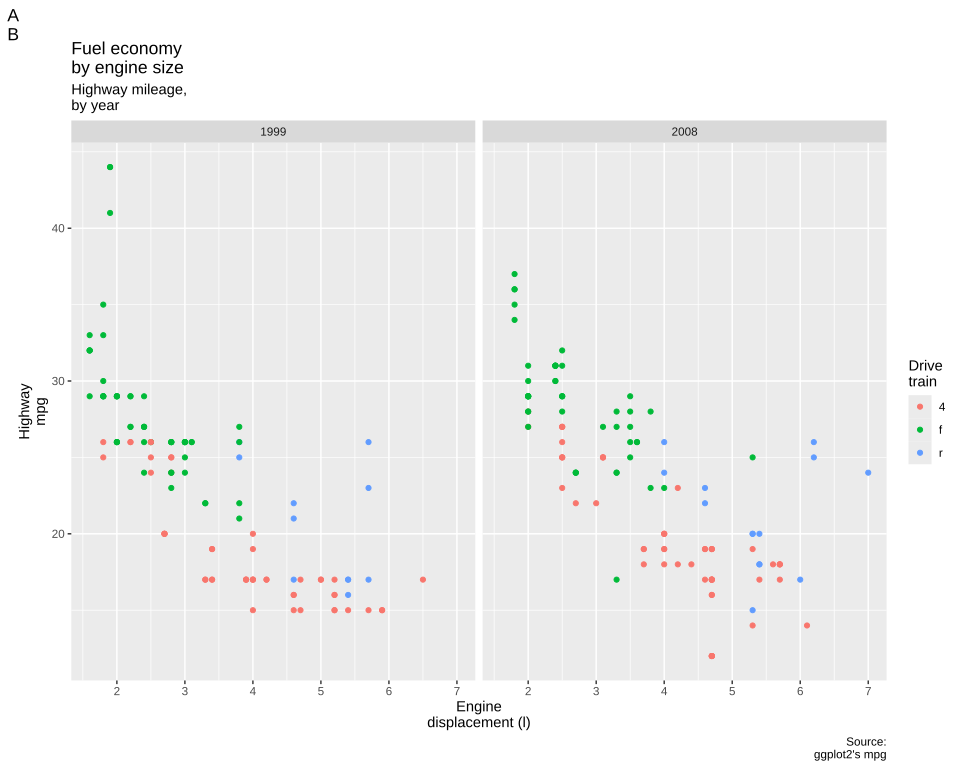

Write the R code that produced this figure.
# The plot test/golden/labs_lines.svg draws, drawn by ggplot2 itself, as ggplot2's own visual
# tests draw their snapshots: the independent check on that golden whenever it changes. The suite
# never runs this; it needs R, ggplot2 and vdiffr, saved as the Docker image giggly-r:ggplot2-4.0.3.
# From the repository's root:
#
#   docker run --rm -v "$PWD/test/golden":/golden:ro giggly-r:ggplot2-4.0.3 \
#     Rscript /golden/labs_lines.R > labs_lines.ggplot2.svg
#
# and compare the two drawings element by element, as test/golden/point.R describes.
#
# Every label labs() sets, each over two lines, on a faceted plot: mpg's highway mileage against
# engine size in a panel for each year, coloured by drive train. Each line is drawn by itself, the
# theme's line height, 0.9, apart; the title, subtitle and caption span the panels. First checked
# with ggplot2 4.0.3 and vdiffr 1.0.9: every element and clip path matches but svglite's around the
# whole drawing; a faceted plot draws its axes in Giggly's order.

library(ggplot2)

plot <- ggplot(mpg, aes(displ, hwy, colour = drv)) +
  geom_point() +
  facet_wrap(~year) +
  labs(
    title = "Fuel economy\nby engine size",
    subtitle = "Highway mileage,\nby year",
    caption = "Source:\nggplot2's mpg",
    tag = "A\nB",
    x = "Engine\ndisplacement (l)",
    y = "Highway\nmpg",
    colour = "Drive\ntrain"
  ) +
  theme_gray()

file <- tempfile(fileext = ".svg")
vdiffr::write_svg(plot, file)
cat(readLines(file), sep = "\n")
